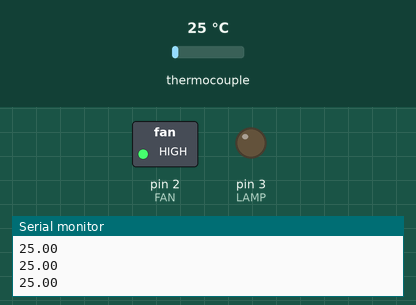
Recording of a sketch running on a simulated Arduino Uno, built with avr-gcc and run on an emulated ATmega328P. Shown: switched loads named in the sketch (green lamp = pin HIGH), output pins drawn as LEDs (lit = HIGH), the last lines printed to the serial monitor. The test bench sets the inputs (shaded band); at power-on: thermocouple 25 °C.

Above: at 1.2 s.
1.3 s: thermocouple set to 75 °C
At 2.8 s:
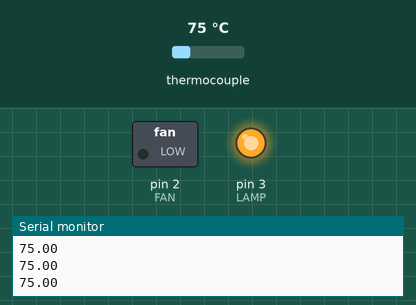
3.1 s: thermocouple set to 6 °C
At 4.6 s:
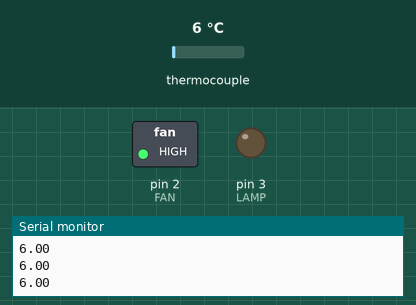
4.9 s: thermocouple set to 150 °C
At 6.3 s:
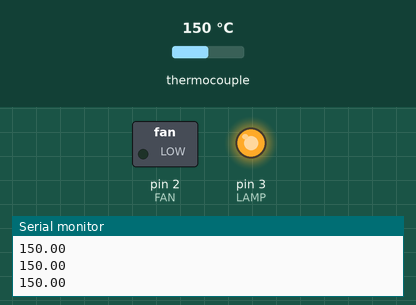
Timing chart, 0 to 7.9 s (numbered marks = the images above; inputs shaded):
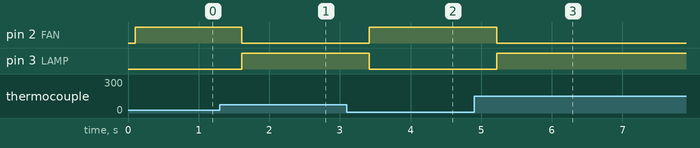

Measured:
- after the input at 1.3 s, pin 2 (FAN): HIGH → LOW after 0.31 s; pin 3 (LAMP): LOW → HIGH after 0.31 s
- after the input at 3.1 s, pin 2 (FAN): LOW → HIGH after 0.32 s; pin 3 (LAMP): HIGH → LOW after 0.32 s
- after the input at 4.9 s, pin 2 (FAN): HIGH → LOW after 0.32 s; pin 3 (LAMP): LOW → HIGH after 0.32 s

The sketch:

PID-Control.ino
```cpp
/*****    Logic Preprocessor    *****/
#define RELAY_ON 1
#define RELAY_OFF 0

/**********    MAX6675    **********/
#define MAX6675_SO  8
#define MAX6675_CS  9
#define MAX6675_SCK 10
/*******   LAMP&FAN Pinout ********/
#define LAMP  3
#define FAN  2
/********    PID SYSTEM    *******/
#define Kp  800
#define Kd  2
#define Ki  30
//sampling range
#define WINDOW_SIZE 400
unsigned long global_windowStartTime;
unsigned long global_u32TimeNow;
unsigned long global_u32ActualTime;
//PID input
double ThermoCoupleReading ;
//PID OUTPUT will goto lamp
double LampControl ;
//PID SET POINT
double global_u8setPoint = 40.00;
bool global_boolCheckCompute = 0 ;
/***************************************/
#include "max6675.h"
#include <PID_v1.h>
/*
 * MAX6675_SCK: Serial Clock
 * MAX6675_CS:  Chip Select
 * MAX6675_SO:  Serial output
 * TH-: Negative side input
 * TH+: Positive side input
 *
 */
MAX6675 thermoCouple (MAX6675_SCK,MAX6675_CS,MAX6675_SO);
/*
 * Input: The variable we're trying to control (double)
 * Output: The variable that will be adjusted by the pid (double)
 * Setpoint: The value we want to Input to maintain (double)
 * Kp, Ki, Kd  >0
 *
 */
PID myPID(&ThermoCoupleReading,&LampControl,&global_u8setPoint, Kp, Ki, Kd, DIRECT);

void setup() {
  /*  Serial INIT */
  Serial.begin(9600);
  delay(2);
  /*  Init Vars.  */
  global_windowStartTime = global_u32TimeNow = global_u32ActualTime = ThermoCoupleReading =  LampControl = 0;
  /*  MAX6675 INIT. */

  /*  LAMP&FAN INIT */
  pinMode(LAMP, OUTPUT);
  pinMode(FAN, OUTPUT);
  /*  PID INIT  */
  PID_voidIntialization(WINDOW_SIZE,&myPID);

}

void loop() {

  // Take input of PID
  ThermoCoupleReading = thermoCouple.readCelsius();
  global_boolCheckCompute = myPID.Compute();
  delay(100);
  if(global_boolCheckCompute == 1)
  {
     global_u32TimeNow = millis();
     global_u32ActualTime = global_u32TimeNow - global_windowStartTime ;
     if(global_u32ActualTime > WINDOW_SIZE )
     {
      global_windowStartTime += WINDOW_SIZE;
     }

    if (LampControl > global_u32TimeNow - global_windowStartTime)
    {
    //  Serial.println("Lamp On");
      digitalWrite(LAMP,LOW);
      digitalWrite(FAN,HIGH);
     /* voidLampControl(RELAY_ON);
      voidFanControl (RELAY_OFF);*/

    }
    else
    {

    digitalWrite(LAMP,HIGH);
    digitalWrite(FAN , LOW);
    }
  }
  else
  {
    // ReCompute
    Serial.println("Fail to compute PID algo");
  }
Serial.println (ThermoCoupleReading);
delay (200);
}
void voidLampControl(char copy_charState)
{
  switch(copy_charState)
  {
    case RELAY_ON:
      digitalWrite(LAMP, RELAY_ON);
      break ;
    case RELAY_OFF:
      digitalWrite(LAMP, RELAY_OFF);
      break ;
    default: break;
  }
}
void voidFanControl(char copy_charState)
{
  switch(copy_charState)
  {
    case RELAY_ON:
      digitalWrite(FAN, RELAY_ON);
      break ;
    case RELAY_OFF:
      digitalWrite(FAN, RELAY_OFF);
      break ;
    default: break;
  }
}
void PID_voidIntialization(int copy_u16WindowSize, PID *myPID  )
{
  //start calc time
  global_windowStartTime = millis();
  // set limits from 0 to WindowSize instead of 0 to 255 PWM
  myPID->SetOutputLimits(0, copy_u16WindowSize);
  //turn the PID on
  myPID->SetMode(AUTOMATIC);
}
```
